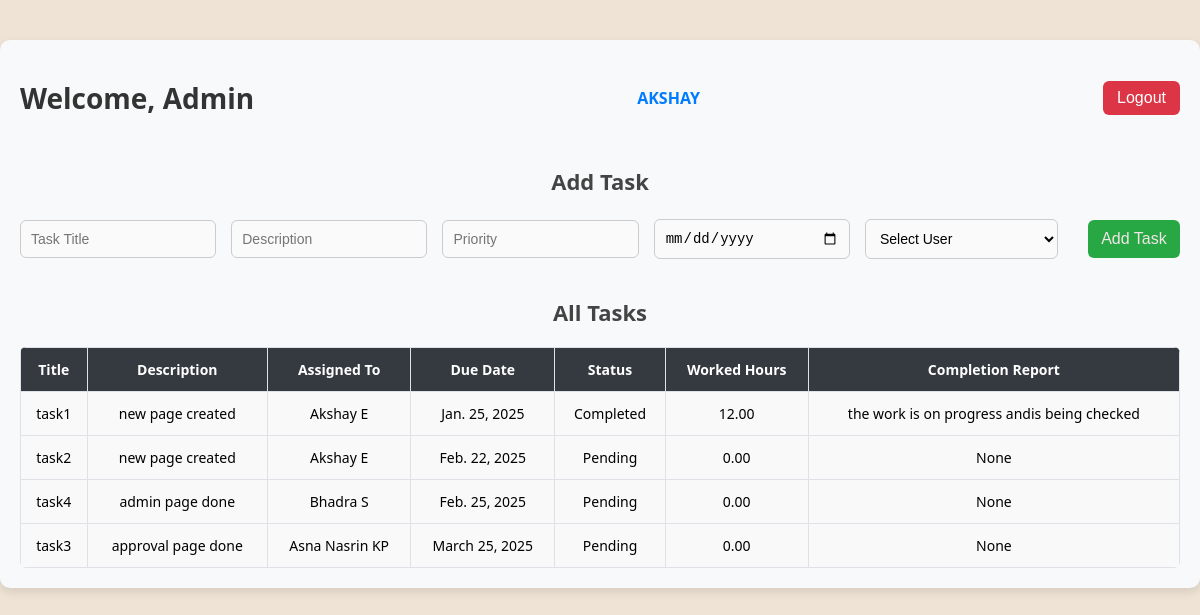
/admin_dashboard (signed in), run on the app's committed database.
### task_management_app/models.py (models this page shows, shortened)
class User(AbstractUser):
    ROLE_CHOICES = (
        ('SuperAdmin', 'SuperAdmin'),
        ('Admin', 'Admin'),
        ('User', 'User'),
    )
    GENDER = (
        ('Male', 'Male'),
        ('Female', 'Female')
    )
    role = models.CharField(max_length=20, choices=ROLE_CHOICES, default='User')
    phone = models.CharField(max_length=15, blank=True, null=True)
    gender = models.CharField(max_length=20, choices=GENDER, default='male')
    value = models.IntegerField(default=0)

class Task(models.Model):
    STATUS_CHOICES = [
        ('Pending', 'Pending'),
        ('In Progress', 'In Progress'),
        ('Completed', 'Completed'),
        ('On Hold', 'On Hold'),
    ]
    title = models.CharField(max_length=255)
    description = models.TextField()
    assigned_to = models.ForeignKey(User, on_delete=models.CASCADE, related_name='tasks')
    due_date = models.DateField()
    status = models.CharField(max_length=20, choices=STATUS_CHOICES, default='Pending')
    worked_hours = models.DecimalField(max_digits=5, decimal_places=2, default=0.00)
    completion_report = models.TextField(blank=True, null=True)
    priority = models.IntegerField(default=0)  # Optional: priority field
    class Meta:
        ordering = ['due_date']

### task_management_app/views.py (the view, shortened to what this page needs)
# urls.py: path('admin_dashboard', views.admin_dashboard, name='admin_dashboard'),
def admin_dashboard(request):
    id=request.session["id"]
    data=User.objects.filter(id=id)
    users = User.objects.exclude(username=request.user.username).filter(value=1)
    tasks = Task.objects.all()
    return render(request, "dashboard/admin_dashboard.html", locals())

### task_management_app/templates/dashboard/admin_dashboard.html (shortened to what this page needs)
{% extends "base.html" %}
{% load static %}
{% block main-content %}
<div class="admin-dashboard-container">
    <div class="dashboard-header">
        <h1>Welcome, Admin</h1>
        {% for i in data %}
            <h4>{{ i.username|upper }}</h4>
        {% endfor %}
        <button class="btn-logout"><a href="{% url 'logout' %}">Logout</a></button>
    </div>
    <div class="add-task-section">
        <h2>Add Task</h2>
        <form method="POST" action="" class="add-task-form">
            <input type="text" name="title" placeholder="Task Title" required>
            <input type="text" name="description" placeholder="Description" required>
            <input type="number" name="priority" placeholder="Priority" required>
            <input type="date" name="due-date" required>
            <select name="assigned-to" required>
                <option value="">Select User</option>
            </select>
            <br>
            <button type="submit" class="btn-submit">Add Task</button>
        </form>
    </div>
    <div class="task-list-section">
        <h2>All Tasks</h2>
        <table class="task-table">
            <thead>
                <tr>
                    <th>Title</th>
                    <th>Description</th>
                    <th>Assigned To</th>
                    <th>Due Date</th>
                    <th>Status</th>
                    <th>Worked Hours</th>
                    <th>Completion Report</th>
                </tr>
            </thead>
            <tbody>
                {% for task in tasks %}
                <tr>
                    <td>{{ task.title }}</td>
                    <td>{{ task.description }}</td>
                    <td>{{ task.assigned_to.first_name }} {{ task.assigned_to.last_name }}</td>
                    <td>{{ task.due_date }}</td>
                    <td>{{ task.status }}</td>
                    <td>{{ task.worked_hours }}</td>
                    <td>{{ task.completion_report }}</td>
                </tr>
                {% empty %}
                <tr>
                    <td colspan="7">No tasks available</td>
                </tr>
                {% endfor %}
            </tbody>
        </table>
    </div>
</div>
{% endblock %}

### task_management_app/static/css/base.css (style rules this page uses)
body { width: 100%; height: 100vh; margin: 0; padding: 0; background-color: rgb(238, 227, 213); }

### task_management_app/static/css/superadmin_dashboard.css (style rules this page uses)
.add-task-form input, .add-task-form select { width: 100%; padding: 12px; margin: 8px 0; border: 1px solid #ccc; border-radius: 8px; background-color: #fafafa; }
table { width: 100%; border-collapse: collapse; margin-top: 20px; }
th, td { padding: 12px; text-align: left; border: 1px solid #ddd; font-size: 16px; }
th { background-color: #4CAF50; color: white; font-weight: bold; }
td { background-color: #f9f9f9; }
tr:nth-child(even) { background-color: #f2f2f2; }
button { padding: 8px 16px; background-color: #4CAF50; color: white; border: none; border-radius: 5px; cursor: pointer; font-size: 16px; transition: background-color 0.3s; }

### task_management_app/static/css/approval_page.css (style rules this page uses)
.btn-submit { background-color: #28a745; color: white; padding: 8px 14px; border: none; border-radius: 5px; cursor: pointer; transition: 0.3s ease; }

### task_management_app/static/css/admin_dashboard.css (style rules this page uses)
.admin-dashboard-container { max-width: 1200px; margin: 40px auto; padding: 20px; background: #f8f9fa; border-radius: 10px; box-shadow: 0 4px 10px rgba(0, 0, 0, 0.1); font-family: 'Segoe UI', sans-serif; }
.dashboard-header { display: flex; justify-content: space-between; align-items: center; margin-bottom: 30px; }
.dashboard-header h1 { font-size: 28px; color: #333; }
.dashboard-header h4 { margin-right: 20px; font-weight: 600; color: #007BFF; }
.admin-dashboard-container .btn-logout { background: #dc3545; color: #fff; padding: 8px 14px; text-decoration: none; border-radius: 6px; transition: 0.3s; }
.admin-dashboard-container a { color: white; text-decoration: none; }
.add-task-section, .task-list-section { margin-top: 30px; }
.add-task-section h2, .task-list-section h2 { display: flex; justify-content: center; margin-bottom: 15px; font-size: 22px; color: #444; }
.add-task-form { display: flex; justify-content: center; align-items: center; gap: 15px; margin-bottom: 30px; }
.add-task-form input, .add-task-form select { padding: 10px; border-radius: 6px; border: 1px solid #ccc; font-size: 14px; width: 100%; }
.add-task-form .btn-submit { background-color: #28a745; width: 500px; color: #f1e5e5; border: none; padding: 10px; border-radius: 6px; font-size: 16px; cursor: pointer; transition: 0.3s; }
.task-table { width: 100%; border-collapse: collapse; background-color: #fff; border-radius: 6px; overflow: hidden; }
.task-table th, .task-table td { padding: 12px 10px; border: 1px solid #dee2e6; text-align: center; font-size: 14px; }
.task-table th { background-color: #343a40; color: #fff; }
.task-table tr:nth-child(even) { background-color: #f2f2f2; }

### data on the page
User: username "AKSHAY"
Task: title "task1", description "new page created", assigned_to.first_name "Akshay E", due_date "Jan. 25, 2025", status "Completed", worked_hours "12.00", completion_report "the work is on progress andis being checked"
Task: title "task2", description "new page created", assigned_to.first_name "Akshay E", due_date "Feb. 22, 2025", status "Pending", worked_hours "0.00", completion_report "None"
Task: title "task4", description "admin page done", assigned_to.first_name "Bhadra", assigned_to.last_name "S", due_date "Feb. 25, 2025", status "Pending", worked_hours "0.00", completion_report "None"
Task: title "task3", description "approval page done", assigned_to.first_name "Asna Nasrin KP", due_date "March 25, 2025", status "Pending", worked_hours "0.00", completion_report "None"
